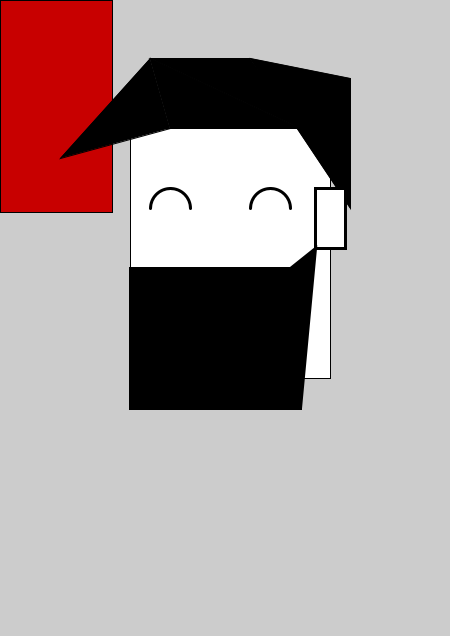
Frame 1 (no input)
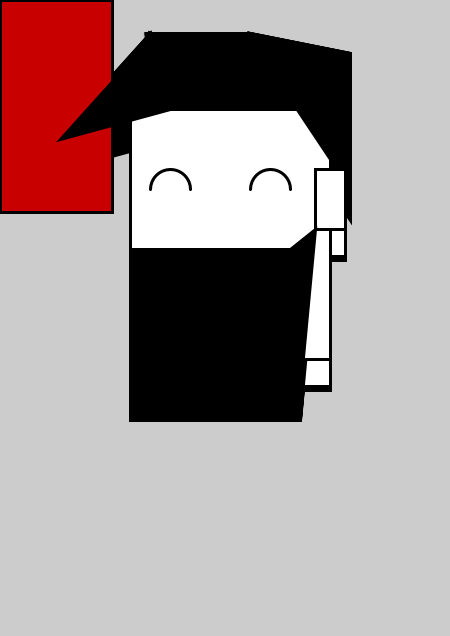
Frame 60 (the mouse pressed at the canvas centre just before this capture)
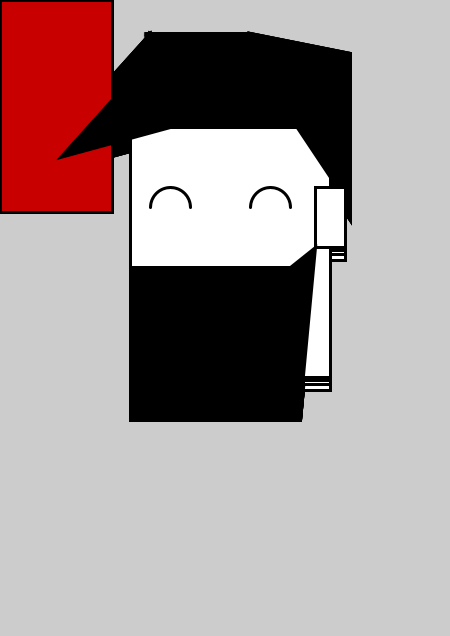
Frame 120 (the mouse held since frame 60 and released just before this capture)

The Processing sketch that drew these frames (run headless with seeded random() and noise(); from frame 60 on, the mouse is pressed at the canvas centre):

// Processing sketch: cares_classe
// ── cares_classe.pde
void setup() {
  size(450, 636);
  frameRate(5);
}
void draw() {
fill(200,0,0);
rect(0,0, width/4, height/3);
pushMatrix();
translate(random(-50,width/4-185), random(-17,height/3-190));
sergio();
scale(0.45);
popMatrix();
}
void sergio() {
  /*cabeza*/
  fill(255);
  rect(180, 120, 200, 250);
  /*pelo*/
  fill(0);
  triangle(220, 120, 200, 50, 110, 150);
  triangle(350, 120, 200, 50, 220, 120);
  triangle(350, 120, 300, 50, 200, 50);
  triangle(400, 200, 400, 70, 300, 50); 
  strokeWeight(3);
  stroke(0);
  /*oreja*/
  fill(255);
  rect(365, 180, 30, 60);
  /*ojos*/
  noFill();
  arc(220, 200, 40, 40, radians(180), radians(360));
  arc(320, 200, 40, 40, radians(180), radians(360));
  /*barba*/
  fill(0);
  rect(180, 260, 170, 140);
  triangle(340, 260, 350, 400, 365, 240);
}
